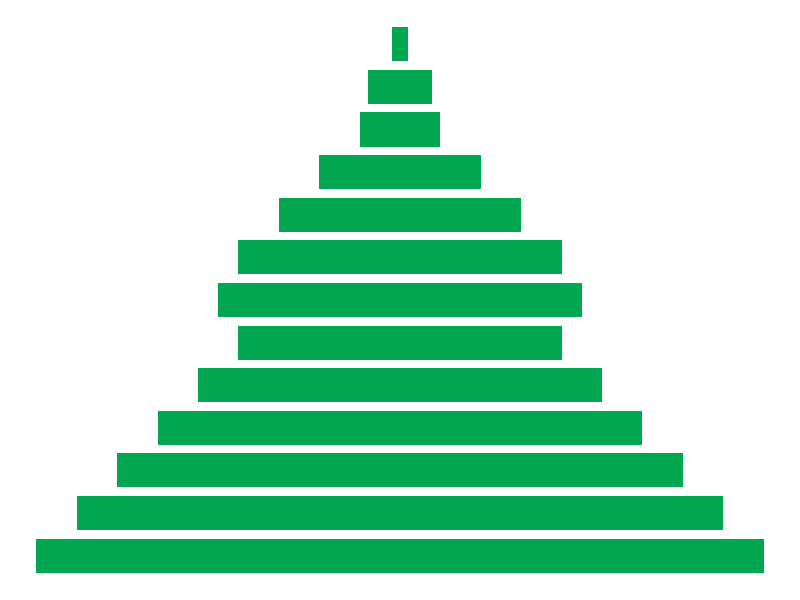

This chart was generated by the following R code:
# Originally from: https://tomaztsql.wordpress.com/2016/12/30/quick-r-christmas-tree/

library(ggplot2)

branches <- c(9,8,7,6,5,4,4.5,4,3,2,1,0.8,0.2)

christmas_tree <- data.frame(group = rep(c("l","d"), 
                             each=length(branches)),
                 x = 1:length(branches),
                 y = c(branches, branches*-1))

ggplot() +
  geom_bar(data = christmas_tree, aes(x=x, y=y), stat = "identity", fill = '#00A650', width = .8) +
  coord_flip() +
  theme_void()
